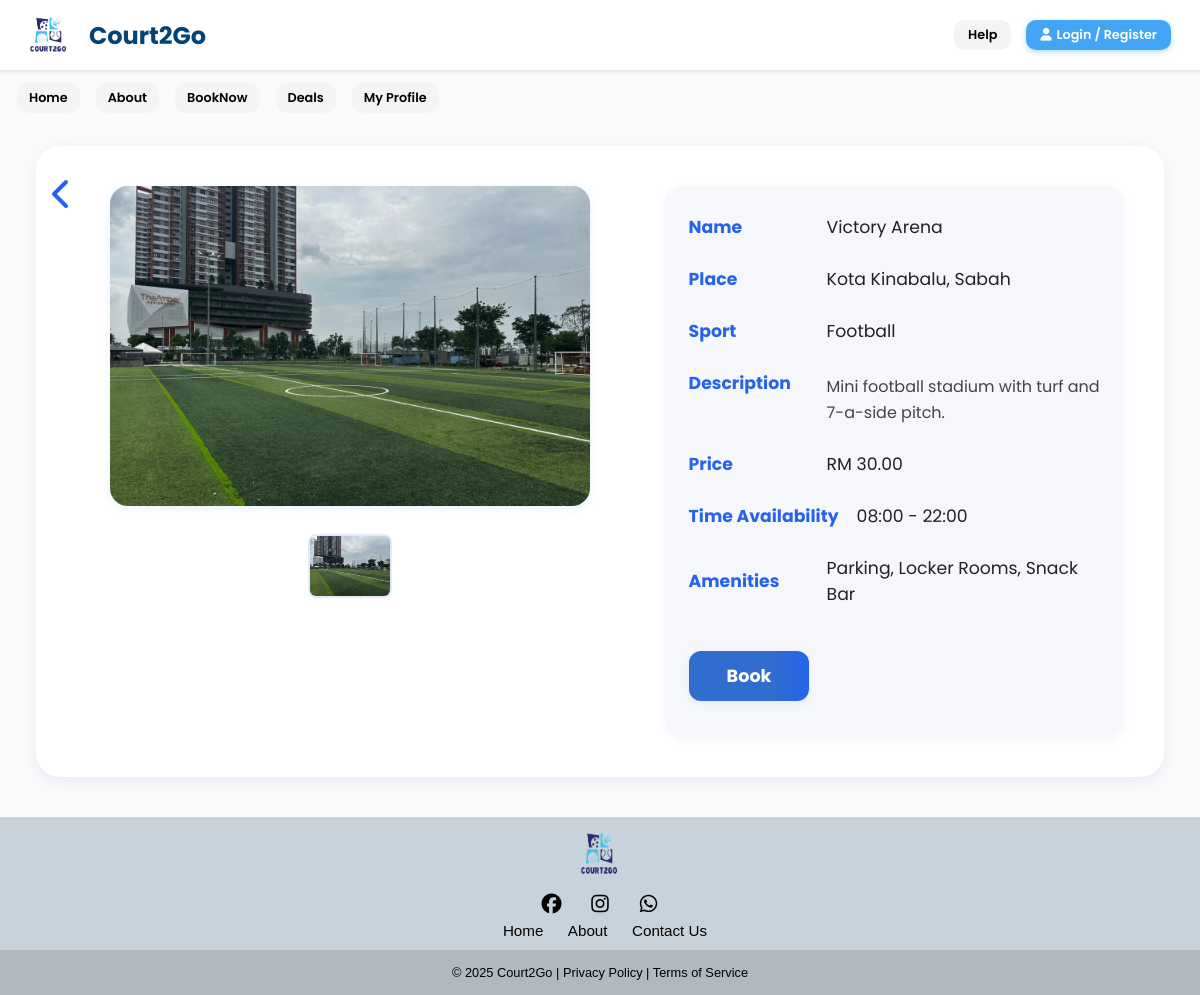
Page /venue_details.php?id=8 on the committed database.
### tables this page shows
CREATE TABLE IF NOT EXISTS venues (
    id INT AUTO_INCREMENT PRIMARY KEY,
    name VARCHAR(100) NOT NULL,
    sport_category VARCHAR(50) NOT NULL,
    description TEXT,
    location VARCHAR(150),
    price DECIMAL(10,2) NOT NULL,
    time_availability VARCHAR(100) NOT NULL,
    amenities TEXT,
    created_at TIMESTAMP DEFAULT CURRENT_TIMESTAMP
);

### venue_details.php (the view, shortened to what this page needs)
<?php
$conn = new mysqli("localhost", "root", "", "assignment_db");
$venue_id = isset($_GET['id']) ? intval($_GET['id']) : 0;
$venue_sql = "SELECT v.id, v.name, v.sport_category, v.description, v.location, v.price, v.time_availability, v.amenities
              FROM venues v WHERE v.id = $venue_id LIMIT 1";
$venue_result = $conn->query($venue_sql);
$venue = $venue_result && $venue_result->num_rows > 0 ? $venue_result->fetch_assoc() : null;
$images = [];
$image_sql = "SELECT image_path FROM venue_images WHERE venue_id = $venue_id";
$image_result = $conn->query($image_sql);
if ($image_result && $image_result->num_rows > 0) {
    while ($row = $image_result->fetch_assoc()) {
        $images[] = $row['image_path'];
    }
}
?>
<html>
<head>
    <link rel="stylesheet" href="./Styles/venue_details.css"/>
</head>
<body>
    <?php include('./Includes/header.php'); ?>
    <?php include('./Includes/navigation.php'); ?>
    <div class="venue-details-container">
        <?php if ($venue): ?>
            <a href="booking_main.php" class="venue-back-btn" title="Back">
            <svg width="48" height="48" viewBox="0 0 48 48" fill="none">
                <path d="M30 12L18 24L30 36" stroke="#2563eb" stroke-width="4" stroke-linecap="round" stroke-linejoin="round"/>
            </svg>
        </a>
        <div class="venue-details-main">
            <div class="venue-details-gallery">
                <?php if ($images): ?>
                    <img class="venue-main-img" src="<?php echo htmlspecialchars($images[0]); ?>" alt="Venue Image">
                    <div class="venue-img-thumbs">
                        <?php foreach ($images as $img): ?>
                            <img src="<?php echo htmlspecialchars($img); ?>" alt="Venue Image">
                        <?php endforeach; ?>
                    </div>
                <?php else: ?>
                    <img class="venue-main-img" src="./Assets/venues/default.jpg" alt="Venue Image">
                <?php endif; ?>
            </div>
            <div class="venue-details-info">
                <div class="venue-info-row">
                    <span class="venue-label">Name</span>
                    <span class="venue-value"><?php echo htmlspecialchars($venue['name']); ?></span>
                </div>
                <div class="venue-info-row">
                    <span class="venue-label">Place</span>
                    <span class="venue-value"><?php echo htmlspecialchars($venue['location']); ?></span>
                </div>
                <div class="venue-info-row">
                    <span class="venue-label">Sport</span>
                    <span class="venue-value"><?php echo htmlspecialchars($venue['sport_category']); ?></span>
                </div>
                <div class="venue-info-row venue-desc-row">
                    <span class="venue-label">Description</span>
                    <span class="venue-value"><?php echo htmlspecialchars($venue['description']); ?></span>
                </div>
                <div class="venue-info-row">
                    <span class="venue-label">Price</span>
                    <span class="venue-value">RM <?php echo htmlspecialchars($venue['price']); ?></span>
                </div>
                <div class="venue-info-row">
                    <span class="venue-label">Time Availability</span>
                    <span class="venue-value"><?php echo htmlspecialchars($venue['time_availability']); ?></span>
                </div>
                <div class="venue-info-row">
                    <span class="venue-label">Amenities</span>
                    <span class="venue-value"><?php echo htmlspecialchars($venue['amenities']); ?></span>
                </div>
                <div class="venue-info-row">
                    <a href="payment.php?court_id=<?php echo $venue['id']; ?>" class="venue-book-btn">Book</a>
                </div>
            </div>
        </div>
        <?php else: ?>
            <div style="text-align:center; padding:40px;">Venue not found.</div>
        <?php endif; ?>
    </div>
    <?php include('./Includes/footer.php'); ?>
</body>
</html>

### Styles/venue_details.css (style rules this page uses)
body { font-family: Arial, sans-serif; margin: 0; background: #f5f7fa; color: #222; }
.venue-details-container { position: relative; max-width: 1200px; margin: 20px auto 40px auto; padding: 0 24px; }
.venue-back-btn { position: absolute; top: 24px; left: 24px; z-index: 10; background: none; border: none; padding: 0; cursor: pointer; display: flex; align-items: center; transition: transform 0.18s; }
.venue-details-main { display: flex; gap: 40px; background: #fff; border-radius: 24px; box-shadow: 0 4px 16px rgba(37, 99, 235, 0.1); padding: 40px; align-items: flex-start; }
.venue-details-gallery { flex: 2; display: flex; flex-direction: column; align-items: center; gap: 18px; }
.venue-main-img { width: 100%; max-width: 480px; height: 320px; object-fit: cover; border-radius: 18px; box-shadow: 0 2px 8px rgba(37, 99, 235, 0.1); background: #e9f1ff; }
.venue-img-thumbs { display: flex; gap: 10px; margin-top: 10px; flex-wrap: wrap; justify-content: center; }
.venue-img-thumbs img { width: 80px; height: 60px; object-fit: cover; border-radius: 8px; cursor: pointer; border: 2px solid #e3eaf7; transition: border 0.18s; }
.venue-details-info { flex: 1.5; display: flex; flex-direction: column; gap: 18px; background: #f5f7fa; border-radius: 18px; padding: 28px 24px; box-shadow: 0 2px 8px rgba(37, 99, 235, 0.07); }
.venue-info-row { display: flex; align-items: center; gap: 18px; margin-bottom: 8px; }
.venue-label { min-width: 120px; font-weight: 700; color: #2563eb; font-size: 1.08rem; }
.venue-value { font-size: 1.08rem; color: #222; word-break: break-word; }
.venue-desc-row { align-items: flex-start; }
.venue-desc-row .venue-value { font-size: 1rem; color: #444; line-height: 1.6; margin-top: 4px; }
.venue-book-btn { display: inline-block; background: linear-gradient(90deg, #306dcf 70%, #2563eb 100%); color: #fff; font-weight: 700; font-size: 1.1rem; padding: 12px 38px; border-radius: 12px; text-decoration: none; margin-top: 18px; box-shadow: 0 2px 8px rgba(37, 99, 235, 0.09); transition: background 0.18s, box-shadow 0.18s; border: none; text-align: center; }

### Styles/includes.css (style rules this page uses)
body { font-family: "Poppins", sans-serif; background-color: #fafafa; display: flex; flex-direction: column; min-height: 100vh; margin: 0; padding: 0; }

### rows in the picture
venues: name "Victory Arena", location "Kota Kinabalu, Sabah", sport_category "Football", description "Mini football stadium with turf and 7-a-side pitch.", price "30.00", time_availability "08:00 - 22:00", amenities "Parking, Locker Rooms, Snack Bar"
